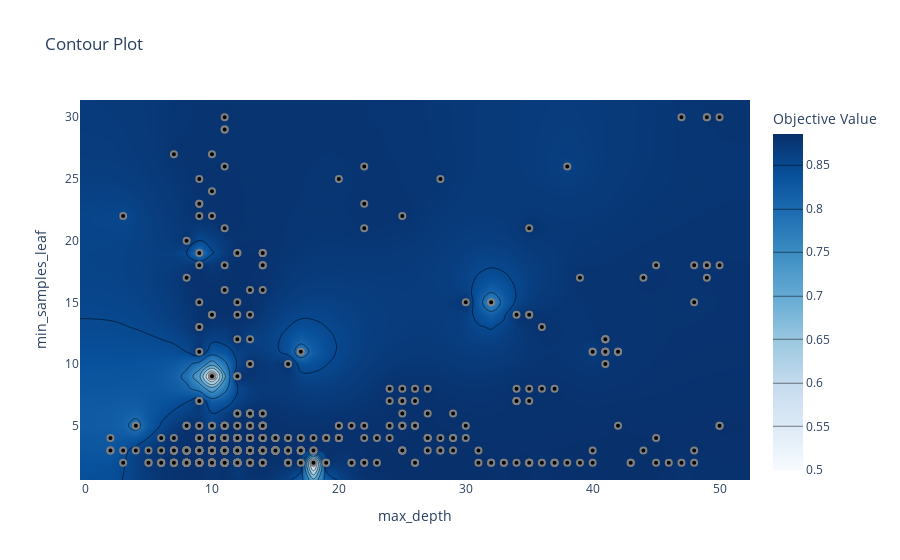

The cell this chart's notebook holds for it:
### Code cell
# Plotting a Contour Plot
contour_plot = vis.plot_contour(study, params=["max_depth", "min_samples_leaf"])
contour_plot.show()

### Figure 1 — Plotly figure (JSON) as saved in the notebook; plotly's stock layout.template omitted (floating-point values rounded to 4 significant figures; data arrays with more than 128 entries replaced by an {"elided": "..."} marker saying what was removed)
{"data": [{"colorbar": {"title": {"text": "Objective Value"}}, "colorscale": [[0, "rgb(247,251,255)"], [0.125, "rgb(222,235,247)"], [0.25, "rgb(198,219,239)"], [0.375, "rgb(158,202,225)"], [0.5, "rgb(107,174,214)"], [0.625, "rgb(66,146,198)"], [0.75, "rgb(33,113,181)"], [0.875, "rgb(8,81,156)"], [1, "rgb(8,48,107)"]], "connectgaps": true, "contours": {"coloring": "heatmap"}, "hoverinfo": "none", "line": {"smoothing": 1.3}, "reversescale": false, "type": "contour", "x": [-0.4, 2, 3, 4, 5, 6, 7, 8, 9, 10, 11, 12, 13, 14, 15, 16, 17, 18, 19, 20, 21, 22, 23, 24, 25, 26, 27, 28, 29, 30, 31, 32, 33, 34, 35, 36, 37, 38, 39, 40, 41, 42, 43, 44, 45, 46, 47, 48, 49, 50, 52.4], "y": [0.6, 2, 3, 4, 5, 6, 7, 8, 9, 10, 11, 12, 13, 14, 15, 16, 17, 18, 19, 20, 21, 22, 23, 24, 25, 26, 27, 29, 30, 31.4], "z": {"elided": "30x51 float values"}}, {"marker": {"color": "black", "line": {"color": "Grey", "width": 2}}, "mode": "markers", "showlegend": false, "type": "scatter", "x": {"elided": "719 int values"}, "y": {"elided": "719 int values"}}], "layout": {"title": {"text": "Contour Plot"}, "xaxis": {"range": [-0.4, 52.4], "title": {"text": "max_depth"}}, "yaxis": {"range": [0.6, 31.4], "title": {"text": "min_samples_leaf"}}}}
